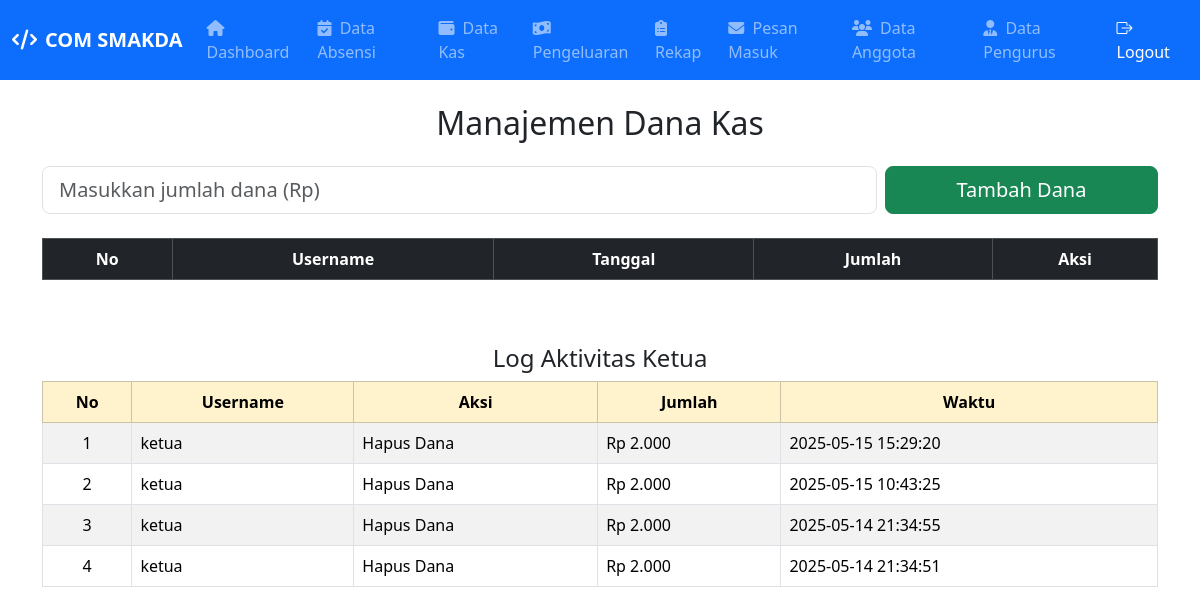
The page /ketua/kas.php (signed in) on the database its author committed.
### tables this page shows
CREATE TABLE `log_kas` (
  `id` int(11) NOT NULL,
  `username` varchar(50) DEFAULT NULL,
  `aksi` varchar(100) DEFAULT NULL,
  `jumlah` int(11) DEFAULT NULL,
  `tanggal` datetime DEFAULT current_timestamp()
);

### ketua/kas.php (the view, shortened to what this page needs)
<?php
include 'partials/header.php';
include 'partials/navbar.php';
require '../db.php';
?>
<div class="container mt-4">
  <h2 class="mb-4 text-center">Manajemen Dana Kas</h2>
  <form method="POST" class="mb-4">
    <div class="row g-2 align-items-center">
      <div class="col-12 col-md-9">
        <input type="number" name="jumlah" class="form-control form-control-lg" placeholder="Masukkan jumlah dana (Rp)" required>
      </div>
      <div class="col-12 col-md-3 d-grid">
        <button type="submit" name="tambah_kas" class="btn btn-success btn-lg">Tambah Dana</button>
      </div>
    </div>
  </form>
  <div class="table-responsive">
    <table class="table table-bordered table-hover align-middle">
      <thead class="table-dark text-center">
        <tr>
          <th>No</th>
          <th>Username</th>
          <th>Tanggal</th>
          <th>Jumlah</th>
          <th>Aksi</th>
        </tr>
      </thead>
    </table>
  </div>
  <h4 class="mt-5 text-center">Log Aktivitas Ketua</h4>
  <div class="table-responsive">
    <table class="table table-bordered table-striped">
      <thead class="table-warning text-center">
        <tr>
          <th>No</th>
          <th>Username</th>
          <th>Aksi</th>
          <th>Jumlah</th>
          <th>Waktu</th>
        </tr>
      </thead>
      <tbody>
        <?php
          $logs = $conn->query("SELECT * FROM log_kas ORDER BY tanggal DESC");
          $i = 1;
          while ($log = $logs->fetch_assoc()):
        ?>
        <tr>
          <td class="text-center"><?= $i++ ?></td>
          <td><?= htmlspecialchars($log['username']) ?></td>
          <td><?= $log['aksi'] ?></td>
          <td>Rp <?= number_format($log['jumlah'], 0, ',', '.') ?></td>
          <td><?= $log['tanggal'] ?></td>
        </tr>
        <?php endwhile; ?>
      </tbody>
    </table>
  </div>
</div>

### ketua/partials/header.php (shortened to what this page needs)
<!DOCTYPE html>
<html lang="id">
<head>
  <link href="https://cdn.jsdelivr.net/npm/bootstrap@5.3.2/dist/css/bootstrap.min.css" rel="stylesheet">
  <link href="https://cdn.jsdelivr.net/npm/bootstrap-icons@1.10.5/font/bootstrap-icons.css" rel="stylesheet">
  <link rel="stylesheet" href="https://cdnjs.cloudflare.com/ajax/libs/font-awesome/6.5.0/css/all.min.css">
<link href="https://cdn.jsdelivr.net/npm/bootstrap@5.3.3/dist/css/bootstrap.min.css" rel="stylesheet">
</head>
<body>

### ketua/partials/navbar.php (shortened to what this page needs)
<nav class="navbar navbar-expand-lg navbar-dark bg-primary sticky-top">
  <div class="container-fluid">
    <a class="navbar-brand fw-bold d-flex align-items-center" href="#">
      <i class="fas fa-code me-2"></i> COM SMAKDA
    </a>
    <div class="collapse navbar-collapse" id="navbarKetua">
      <ul class="navbar-nav me-auto mb-2 mb-lg-0">
        <li class="nav-item"><a class="nav-link" href="dashboard.php"><i class="fas fa-home me-1"></i> Dashboard</a></li>
        <li class="nav-item"><a class="nav-link" href="absensi.php"><i class="fas fa-calendar-check me-1"></i> Data Absensi</a></li>
        <li class="nav-item"><a class="nav-link" href="kas.php"><i class="fas fa-wallet me-1"></i> Data Kas</a></li>
        <li class="nav-item"><a class="nav-link" href="pengeluaran.php"><i class="fas fa-money-bill-wave me-1"></i> Pengeluaran</a></li>
        <li class="nav-item"><a class="nav-link" href="rekap.php"><i class="fas fa-clipboard-list me-1"></i> Rekap</a></li>
        <li class="nav-item"><a class="nav-link" href="pesan.php"><i class="fas fa-envelope me-1"></i> Pesan Masuk</a></li>
        <li class="nav-item"><a class="nav-link" href="anggota.php"><i class="fas fa-users me-1"></i> Data Anggota</a></li>
        <li class="nav-item"><a class="nav-link" href="pengurus.php"><i class="fas fa-user-tie me-1"></i> Data Pengurus</a></li>
      </ul>
      <ul class="navbar-nav mb-2 mb-lg-0">
        <li class="nav-item">
          <a href="#" class="nav-link text-white" id="logoutBtn">
            <i class="bi bi-box-arrow-right"></i> Logout
          </a>
        </li>
      </ul>
    </div>
  </div>
</nav>

### rows shown on the page
log_kas: username "ketua", aksi "Hapus Dana", jumlah "2.000", tanggal "2025-05-15 15:29:20"
log_kas: username "ketua", aksi "Hapus Dana", jumlah "2.000", tanggal "2025-05-15 10:43:25"
log_kas: username "ketua", aksi "Hapus Dana", jumlah "2.000", tanggal "2025-05-14 21:34:55"
log_kas: username "ketua", aksi "Hapus Dana", jumlah "2.000", tanggal "2025-05-14 21:34:51"
